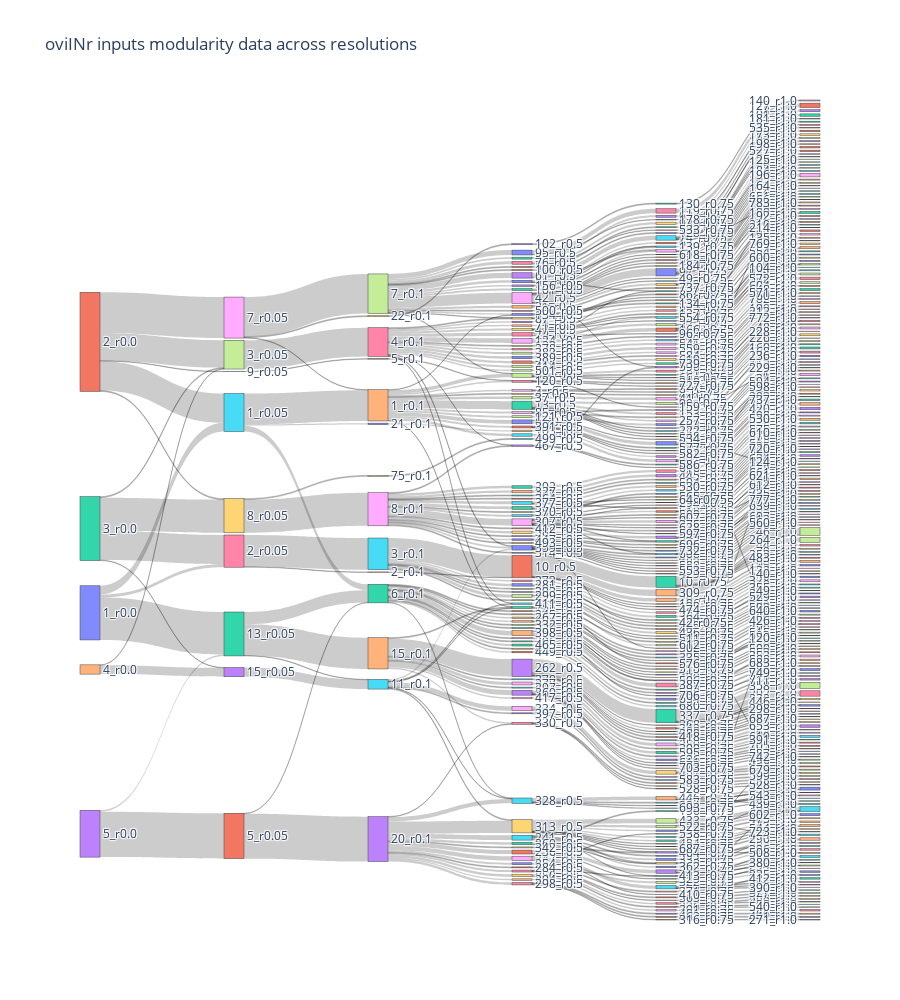

Notebook cell for this chart:
### Code cell
import plotly.graph_objects as go

fig = go.Figure(data=[go.Sankey(
    node = dict(
        pad = 15,
        thickness=20,
        #line=dict(color='blue', width=0.5),
        label = nodes,
        #color='green'
    ),
    link = dict(
        source= links_dict['source'],
        target = links_dict['target'],
        value = links_dict['value']
    )
    
)
])
fig.update_layout(title='oviINr inputs modularity data across resolutions', height=1000)
fig.show()

### Figure 1 — Plotly figure (JSON) as saved in the notebook; plotly's stock layout.template omitted (floating-point values rounded to 4 significant figures; data arrays with more than 128 entries replaced by an {"elided": "..."} marker saying what was removed)
{"data": [{"link": {"source": {"elided": "636 int values"}, "target": {"elided": "636 int values"}, "value": {"elided": "636 int values"}}, "node": {"label": {"elided": "577 str values"}, "pad": 15, "thickness": 20}, "type": "sankey"}], "layout": {"height": 1000, "title": {"text": "oviINr inputs modularity data across resolutions"}}}
